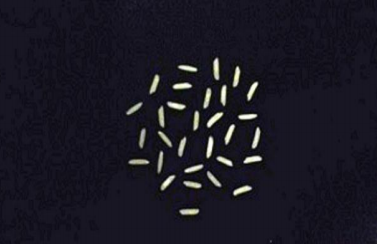
#> input picture rice project python/rice prediction/6.png, 377 x 244 px
$ python code.py
#> lines starting #> are read from the running program, lines starting #| are printed output that depends on the picture; after the words box and inside, x2 and y2 are one past the last pixel; in counts of white or black regions, pixels touching at a corner belong together
import cv2
import numpy as np
from matplotlib import pyplot as plt

def get_classification(ratio):
    ratio = round(ratio, 1)
    to_ret = ""
    if ratio >= 3:
        to_ret = "Slender"
    elif 2.1 <= ratio < 3:
        to_ret = "Medium"
    elif 1.1 <= ratio < 2.1:
        to_ret = "Bold"
    elif ratio <= 1:
        to_ret = "Round"
    to_ret = "(" + to_ret + ")"
    return to_ret

print("Rice Texture analyser by Sowmiya")
i = input("Enter the Image with extension to be processed:")
#> the answer given: 6.png
img = cv2.imread(i, 0)
#> img: shape (244, 377); min 2, max 253, mean 25.8

# convert into binary
ret, binary = cv2.threshold(img, 160, 255, cv2.THRESH_BINARY)
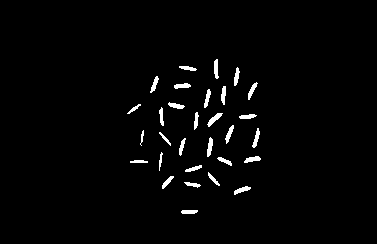
#> binary: shape (244, 377); 2% white; 30 white regions, largest, box (x1, y1, x2, y2) and area: (207, 113, 223, 127) 84, (207, 137, 213, 157) 78, (214, 59, 219, 79) 73

# averaging filter
kernel = np.ones((5, 5), np.float32) / 9
dst = cv2.filter2D(binary, -1, kernel)  # -1 : depth of the destination image
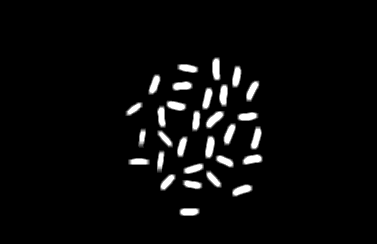
#> dst: shape (244, 377); min 0, max 255, mean 10.2

kernel2 = cv2.getStructuringElement(cv2.MORPH_ELLIPSE, (3, 3))

# erosion
erosion = cv2.erode(dst, kernel2, iterations=1)
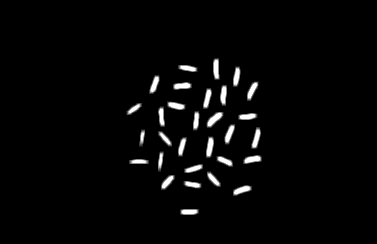
#> erosion: shape (244, 377); min 0, max 255, mean 6.8

# dilation
dilation = cv2.dilate(erosion, kernel2, iterations=1)

# edge detection
edges = cv2.Canny(dilation, 100, 200)
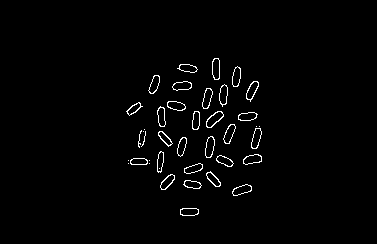
#> edges: shape (244, 377); 1.7% white in thin lines or dots, all inside (x1, y1, x2, y2) = (126, 58, 262, 216)

# Size detection
contours, hierarchy = cv2.findContours(erosion, cv2.RETR_EXTERNAL, cv2.CHAIN_APPROX_SIMPLE)
#> contours = 30 contours; largest, box (x1, y1, x2, y2) and area: (206, 112, 224, 128) 147, (224, 124, 235, 145) 122, (247, 81, 259, 101) 121, (251, 127, 261, 149) 119, (233, 185, 252, 196) 117
print("No. of rice grains=", len(contours))
#| No. of rice grains= 30
total_ar = 0
for cnt in contours:
    x, y, w, h = cv2.boundingRect(cnt)
    aspect_ratio = float(w) / h
    if aspect_ratio < 1:
        aspect_ratio = 1 / aspect_ratio
    print(round(aspect_ratio, 2), get_classification(aspect_ratio))
    total_ar += aspect_ratio
#> this loop made 30 passes
#> (x, y, w, h, aspect_ratio, ratio in get_classification, to_ret in get_classification, total_ar) on passes 1 to 12: (180, 209, 19, 6, 3.17, 3.2, '(Slender)', 3.17), (233, 185, 19, 11, 1.73, 1.7, '(Bold)', 4.89), (183, 181, 19, 8, 2.38, 2.4, '(Medium)', 7.27), (161, 175, 14, 15, 1.07, 1.1, '(Bold)', 8.34), (207, 171, 14, 16, 1.14, 1.1, '(Bold)', 9.48), (184, 164, 19, 9, 2.11, 2.1, '(Medium)', 11.59), (129, 159, 20, 5, 4, 4, '(Slender)', 15.59), (216, 156, 17, 11, 1.55, 1.5, '(Bold)', 17.14), (243, 155, 19, 9, 2.11, 2.1, '(Medium)', 19.25), (158, 151, 6, 21, 3.5, 3.5, '(Slender)', 22.75), (178, 137, 9, 20, 2.22, 2.2, '(Medium)', 24.97), (206, 136, 8, 22, 2.75, 2.8, '(Medium)', 27.72)
#| 3.17 (Slender)
#| 1.73 (Bold)
#| 2.38 (Medium)
#| 1.07 (Bold)
#| 1.14 (Bold)
#| 2.11 (Medium)
#| 4.0 (Slender)
#| 1.55 (Bold)
#> (further printed lines are left out)
#> after the loop, total_ar = 68.99
avg_ar = total_ar / len(contours)
#> avg_ar = 2.3
print("Average Aspect Ratio=", round(avg_ar, 2), get_classification(avg_ar))
#| Average Aspect Ratio= 2.3 (Medium)

# plot the images
imgs_row = 2
imgs_col = 3
plt.subplot(imgs_row, imgs_col, 1), plt.imshow(img, 'gray')
plt.title("Original image")

plt.subplot(imgs_row, imgs_col, 2), plt.imshow(binary, 'gray')
plt.title("Binary image")

plt.subplot(imgs_row, imgs_col, 3), plt.imshow(dst, 'gray')
plt.title("Filtered image")

plt.subplot(imgs_row, imgs_col, 4), plt.imshow(erosion, 'gray')
plt.title("Eroded image")

plt.subplot(imgs_row, imgs_col, 5), plt.imshow(dilation, 'gray')
plt.title("Dilated image")

plt.subplot(imgs_row, imgs_col, 6), plt.imshow(edges, 'gray')
plt.title("Edge detect")

plt.show()
